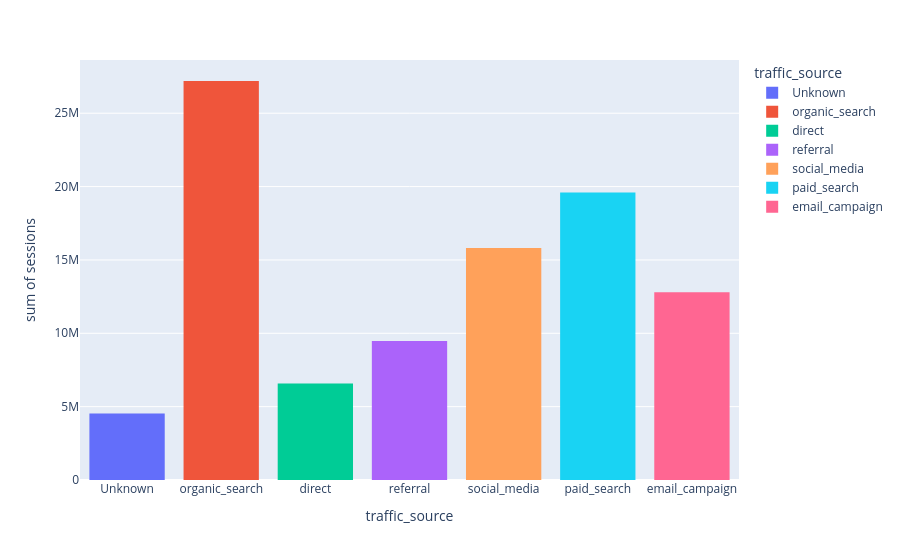

The cell this chart's notebook holds for it:
### Code cell
px.histogram(temp, x='traffic_source', y='sessions', color='traffic_source')

### Figure 1 — Plotly figure (JSON) as saved in the notebook; plotly's stock layout.template omitted (floating-point values rounded to 4 significant figures; data arrays with more than 128 entries replaced by an {"elided": "..."} marker saying what was removed)
{"data": [{"bingroup": "x", "histfunc": "sum", "hovertemplate": "traffic_source=%{x}<br>sum of sessions=%{y}<extra></extra>", "legendgroup": "Unknown", "marker": {"color": "#636efa", "pattern": {"shape": ""}}, "name": "Unknown", "orientation": "v", "showlegend": true, "type": "histogram", "x": {"elided": "181 str values"}, "xaxis": "x", "y": {"elided": "181 float values"}, "yaxis": "y"}, {"bingroup": "x", "histfunc": "sum", "hovertemplate": "traffic_source=%{x}<br>sum of sessions=%{y}<extra></extra>", "legendgroup": "organic_search", "marker": {"color": "#EF553B", "pattern": {"shape": ""}}, "name": "organic_search", "orientation": "v", "showlegend": true, "type": "histogram", "x": {"elided": "1090 str values"}, "xaxis": "x", "y": {"elided": "1090 float values"}, "yaxis": "y"}, {"bingroup": "x", "histfunc": "sum", "hovertemplate": "traffic_source=%{x}<br>sum of sessions=%{y}<extra></extra>", "legendgroup": "direct", "marker": {"color": "#00cc96", "pattern": {"shape": ""}}, "name": "direct", "orientation": "v", "showlegend": true, "type": "histogram", "x": {"elided": "266 str values"}, "xaxis": "x", "y": {"elided": "266 float values"}, "yaxis": "y"}, {"bingroup": "x", "histfunc": "sum", "hovertemplate": "traffic_source=%{x}<br>sum of sessions=%{y}<extra></extra>", "legendgroup": "referral", "marker": {"color": "#ab63fa", "pattern": {"shape": ""}}, "name": "referral", "orientation": "v", "showlegend": true, "type": "histogram", "x": {"elided": "375 str values"}, "xaxis": "x", "y": {"elided": "375 float values"}, "yaxis": "y"}, {"bingroup": "x", "histfunc": "sum", "hovertemplate": "traffic_source=%{x}<br>sum of sessions=%{y}<extra></extra>", "legendgroup": "social_media", "marker": {"color": "#FFA15A", "pattern": {"shape": ""}}, "name": "social_media", "orientation": "v", "showlegend": true, "type": "histogram", "x": {"elided": "632 str values"}, "xaxis": "x", "y": {"elided": "632 float values"}, "yaxis": "y"}, {"bingroup": "x", "histfunc": "sum", "hovertemplate": "traffic_source=%{x}<br>sum of sessions=%{y}<extra></extra>", "legendgroup": "paid_search", "marker": {"color": "#19d3f3", "pattern": {"shape": ""}}, "name": "paid_search", "orientation": "v", "showlegend": true, "type": "histogram", "x": {"elided": "784 str values"}, "xaxis": "x", "y": {"elided": "784 float values"}, "yaxis": "y"}, {"bingroup": "x", "histfunc": "sum", "hovertemplate": "traffic_source=%{x}<br>sum of sessions=%{y}<extra></extra>", "legendgroup": "email_campaign", "marker": {"color": "#FF6692", "pattern": {"shape": ""}}, "name": "email_campaign", "orientation": "v", "showlegend": true, "type": "histogram", "x": {"elided": "505 str values"}, "xaxis": "x", "y": {"elided": "505 float values"}, "yaxis": "y"}], "layout": {"barmode": "relative", "legend": {"title": {"text": "traffic_source"}, "tracegroupgap": 0}, "margin": {"t": 60}, "xaxis": {"anchor": "y", "categoryarray": ["Unknown", "organic_search", "direct", "referral", "social_media", "paid_search", "email_campaign"], "categoryorder": "array", "domain": [0, 1], "title": {"text": "traffic_source"}}, "yaxis": {"anchor": "x", "domain": [0, 1], "title": {"text": "sum of sessions"}}}}
